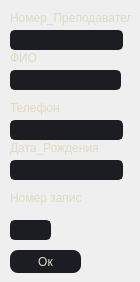
      <widget class="QWidget" name="page_2">
       <widget class="QLineEdit" name="lineEdit_6">
        <property name="geometry">
         <rect>
          <x>10</x>
          <y>30</y>
          <width>113</width>
          <height>20</height>
         </rect>
        </property>
        <property name="styleSheet">
         <string notr="true">QLineEdit {
  color : white;
	background-color: rgb(27, 29, 35);
	border-radius: 5px;
	border: 2px solid rgb(27, 29, 35);
	padding-left: 10px;
}
QLineEdit:hover {
	border: 2px solid rgb(64, 71, 88);
}
QLineEdit:focus {
	border: 2px solid rgb(91, 101, 124);
}</string>
        </property>
       </widget>
       <widget class="QLineEdit" name="lineEdit_7">
        <property name="geometry">
         <rect>
          <x>10</x>
          <y>70</y>
          <width>111</width>
          <height>20</height>
         </rect>
        </property>
        <property name="styleSheet">
         <string notr="true">QLineEdit {
  color : white;
	background-color: rgb(27, 29, 35);
	border-radius: 5px;
	border: 2px solid rgb(27, 29, 35);
	padding-left: 10px;
}
QLineEdit:hover {
	border: 2px solid rgb(64, 71, 88);
}
QLineEdit:focus {
	border: 2px solid rgb(91, 101, 124);
}</string>
        </property>
       </widget>
       <widget class="QLineEdit" name="lineEdit_9">
        <property name="geometry">
         <rect>
          <x>10</x>
          <y>160</y>
          <width>113</width>
          <height>20</height>
         </rect>
        </property>
        <property name="styleSheet">
         <string notr="true">QLineEdit {
  color : white;
	background-color: rgb(27, 29, 35);
	border-radius: 5px;
	border: 2px solid rgb(27, 29, 35);
	padding-left: 10px;
}
QLineEdit:hover {
	border: 2px solid rgb(64, 71, 88);
}
QLineEdit:focus {
	border: 2px solid rgb(91, 101, 124);
}</string>
        </property>
       </widget>
       <widget class="QLineEdit" name="lineEdit_8">
        <property name="geometry">
         <rect>
          <x>10</x>
          <y>120</y>
          <width>113</width>
          <height>20</height>
         </rect>
        </property>
        <property name="styleSheet">
         <string notr="true">QLineEdit {
  color : white;
	background-color: rgb(27, 29, 35);
	border-radius: 5px;
	border: 2px solid rgb(27, 29, 35);
	padding-left: 10px;
}
QLineEdit:hover {
	border: 2px solid rgb(64, 71, 88);
}
QLineEdit:focus {
	border: 2px solid rgb(91, 101, 124);
}</string>
        </property>
       </widget>
       <widget class="QPushButton" name="pushButton_6">
        <property name="geometry">
         <rect>
          <x>10</x>
          <y>250</y>
          <width>71</width>
          <height>23</height>
         </rect>
        </property>
        <property name="styleSheet">
         <string notr="true">QPushButton{color:white;
	color: #dfdac2;
background-color: rgb(27, 29, 35);
border:none;
border-radius:8px;

}
QPushButton:hover {
	border: 2px solid rgb(64, 71, 88);
background-color:#5a606b;}
QPushButton:focus {
	border: 2px solid rgb(91, 101, 124);
}</string>
        </property>
        <property name="text">
         <string>Ок</string>
        </property>
       </widget>
       <widget class="QLabel" name="label_7">
        <property name="geometry">
         <rect>
          <x>10</x>
          <y>10</y>
          <width>121</width>
          <height>16</height>
         </rect>
        </property>
        <property name="styleSheet">
         <string notr="true">	color: #dfdac2;
</string>
        </property>
        <property name="text">
         <string>Номер_Преподавателя</string>
        </property>
       </widget>
       <widget class="QLabel" name="label_8">
        <property name="geometry">
         <rect>
          <x>10</x>
          <y>50</y>
          <width>91</width>
          <height>16</height>
         </rect>
        </property>
        <property name="styleSheet">
         <string notr="true">	color: #dfdac2;
</string>
        </property>
        <property name="text">
         <string>ФИО</string>
        </property>
       </widget>
       <widget class="QLabel" name="label_9">
        <property name="geometry">
         <rect>
          <x>10</x>
          <y>100</y>
          <width>91</width>
          <height>16</height>
         </rect>
        </property>
        <property name="styleSheet">
         <string notr="true">	color: #dfdac2;
</string>
        </property>
        <property name="text">
         <string>Телефон</string>
        </property>
       </widget>
       <widget class="QLabel" name="label_10">
        <property name="geometry">
         <rect>
          <x>10</x>
          <y>140</y>
          <width>101</width>
          <height>16</height>
         </rect>
        </property>
        <property name="styleSheet">
         <string notr="true">	color: #dfdac2;
</string>
        </property>
        <property name="text">
         <string>Дата_Рождения</string>
        </property>
       </widget>
       <widget class="QLabel" name="label_11">
        <property name="geometry">
         <rect>
          <x>10</x>
          <y>190</y>
          <width>71</width>
          <height>16</height>
         </rect>
        </property>
        <property name="styleSheet">
         <string notr="true">	color: #dfdac2;
</string>
        </property>
        <property name="text">
         <string>Номер записи</string>
        </property>
       </widget>
       <widget class="QLineEdit" name="lineEdit_5">
        <property name="geometry">
         <rect>
          <x>10</x>
          <y>220</y>
          <width>41</width>
          <height>20</height>
         </rect>
        </property>
        <property name="styleSheet">
         <string notr="true">QLineEdit {
  color : white;
	background-color: rgb(27, 29, 35);
	border-radius: 5px;
	border: 2px solid rgb(27, 29, 35);
	padding-left: 10px;
}
QLineEdit:hover {
	border: 2px solid rgb(64, 71, 88);
}
QLineEdit:focus {
	border: 2px solid rgb(91, 101, 124);
}</string>
        </property>
       </widget>
      </widget>
